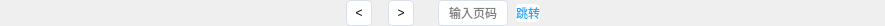
<?xml version="1.0" encoding="UTF-8"?>
<ui version="4.0">
 <class>HYPageNavigator</class>
 <widget class="QWidget" name="HYPageNavigator">
  <property name="geometry">
   <rect>
    <x>0</x>
    <y>0</y>
    <width>885</width>
    <height>26</height>
   </rect>
  </property>
  <property name="minimumSize">
   <size>
    <width>0</width>
    <height>26</height>
   </size>
  </property>
  <property name="maximumSize">
   <size>
    <width>16777215</width>
    <height>26</height>
   </size>
  </property>
  <property name="windowTitle">
   <string>Form</string>
  </property>
  <property name="styleSheet">
   <string notr="true">
QPushButton[page=true]{
	min-width:24;
	max-width:24;
	min-height:24;
	max-height:24;
	color:#5e636b;
}

QPushButton[currentPage=true]{
	background:#00a0ff;
	border:1 solid #00a0ff;
	color:white;
}

QPushButton{
	border-radius:4;
	border:1 solid #d9e0eb;
	background:white;
}

#lineEdit{
	min-width:68;
	max-width:68;
	min-height:24;
	max-height:24;
	border:1 solid #d9e0eb;
	border-radius:4;
}

#pBtn_goto{
	border:0;
	font-size:12;
	color:#1aabff;
}

#pBtn_left,#pBtn_right{
	min-width:24;
	max-width:24;
	min-height:24;
	max-height:24;
}
</string>
  </property>
  <layout class="QHBoxLayout" name="horizontalLayout">
   <property name="spacing">
    <number>8</number>
   </property>
   <property name="leftMargin">
    <number>0</number>
   </property>
   <property name="topMargin">
    <number>0</number>
   </property>
   <property name="rightMargin">
    <number>0</number>
   </property>
   <property name="bottomMargin">
    <number>0</number>
   </property>
   <item>
    <spacer name="horizontalSpacer">
     <property name="orientation">
      <enum>Qt::Horizontal</enum>
     </property>
     <property name="sizeHint" stdset="0">
      <size>
       <width>40</width>
       <height>20</height>
      </size>
     </property>
    </spacer>
   </item>
   <item>
    <widget class="QPushButton" name="pBtn_left">
     <property name="minimumSize">
      <size>
       <width>26</width>
       <height>26</height>
      </size>
     </property>
     <property name="maximumSize">
      <size>
       <width>26</width>
       <height>26</height>
      </size>
     </property>
     <property name="text">
      <string>&lt;</string>
     </property>
    </widget>
   </item>
   <item>
    <widget class="QWidget" name="centerWgt" native="true">
     <layout class="QHBoxLayout" name="btnLayout">
      <property name="spacing">
       <number>8</number>
      </property>
      <property name="leftMargin">
       <number>0</number>
      </property>
      <property name="topMargin">
       <number>0</number>
      </property>
      <property name="rightMargin">
       <number>0</number>
      </property>
      <property name="bottomMargin">
       <number>0</number>
      </property>
     </layout>
    </widget>
   </item>
   <item>
    <widget class="QPushButton" name="pBtn_right">
     <property name="minimumSize">
      <size>
       <width>26</width>
       <height>26</height>
      </size>
     </property>
     <property name="maximumSize">
      <size>
       <width>26</width>
       <height>26</height>
      </size>
     </property>
     <property name="text">
      <string>&gt;</string>
     </property>
    </widget>
   </item>
   <item>
    <spacer name="horizontalSpacer_3">
     <property name="orientation">
      <enum>Qt::Horizontal</enum>
     </property>
     <property name="sizeType">
      <enum>QSizePolicy::Fixed</enum>
     </property>
     <property name="sizeHint" stdset="0">
      <size>
       <width>16</width>
       <height>20</height>
      </size>
     </property>
    </spacer>
   </item>
   <item>
    <widget class="QLineEdit" name="lineEdit">
     <property name="alignment">
      <set>Qt::AlignCenter</set>
     </property>
     <property name="placeholderText">
      <string>输入页码</string>
     </property>
    </widget>
   </item>
   <item>
    <widget class="QPushButton" name="pBtn_goto">
     <property name="text">
      <string>跳转</string>
     </property>
     <property name="flat">
      <bool>true</bool>
     </property>
    </widget>
   </item>
   <item>
    <spacer name="horizontalSpacer_2">
     <property name="orientation">
      <enum>Qt::Horizontal</enum>
     </property>
     <property name="sizeHint" stdset="0">
      <size>
       <width>40</width>
       <height>20</height>
      </size>
     </property>
    </spacer>
   </item>
  </layout>
 </widget>
 <resources/>
 <connections/>
</ui>
